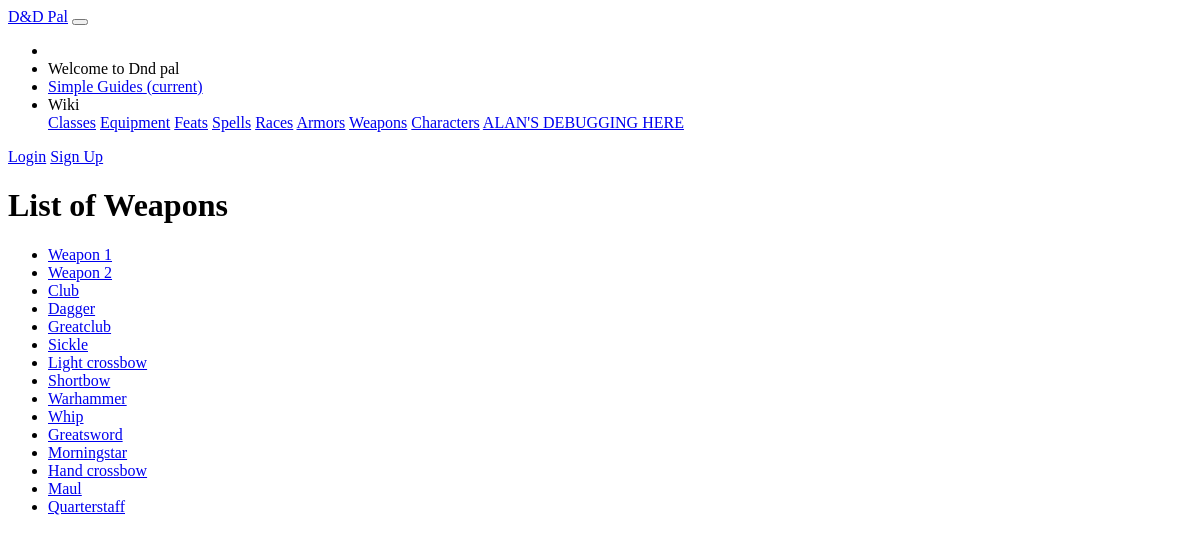
Screenshot of /dndpal/weapons/ with the database file from the repository.
### dndpal/models.py (models this page shows)
class Weapon(models.Model):
    name = models.CharField(default = '', primary_key = True, max_length = 100, help_text = "Enter the name of this weapon")
    gold = models.IntegerField(default=0, help_text="Enter the gold-price component for this weapon")
    silver = models.IntegerField(default=0, help_text="Enter the silver-price component for this weapon")
    copper = models.IntegerField(default=0, help_text="Enter the copper-price component for this weapon")
    damage = models.CharField(default = "", max_length = 10000, help_text = "Enter the damage die of this weapon")
    DAMAGE_TYPE_CHOICES = (
        ('ac', 'Acid'),
        ('bl', 'Bludgeoning'),
        ('co', 'Cold'),
        ('fi', 'Fire'),
        ('fo', 'Force'),
        ('li', 'Lightning'),
        ('ne', 'Necrotic'),
        ('pi', 'Piercing'),
        ('po', 'Poisoning'),
        ('ps', 'Psychic'),
        ('ra', 'Radiant'),
        ('sl', 'Slashing'),
        ('th', 'Thunder'),
    )
    damage_type = models.CharField(max_length = 2, choices = DAMAGE_TYPE_CHOICES, default = 'ab')
    range = models.CharField(default = "", max_length = 10000, help_text = "Enter the range of the weapon.")
    weight = models.SmallIntegerField(default= 0, help_text="Enter the weight for this item in pounds.")
    weapon_type = models.CharField(default = "", max_length = 10000, help_text = "Enter the weapon category of the weapon. IE: Simple, Martial, etc.")
    properties = models.CharField(default = '', max_length = 1000, help_text = "Enter the properties of this weapon in a comma separated list.")
    def get_absolute_url(self):
        return reverse('weapon-detail', args=[str(self.name)])

### dndpal/views.py (the view)
# urls.py: path('weapons/', views.WeaponListView.as_view(), name='weapons'),
class WeaponListView(generic.ListView):
    model = Weapon

### dndpal/templates/dndpal/weapon_list.html
{% extends "base_generic.html" %}
{% block content %}
<main role="main" class="container">
    <div class="container card p-5" style="margin-top:10px;">
        <h1>List of Weapons</h1>
        {% if weapon_list %}
        <ul>
            {% for weapon in weapon_list %}
            <li>
                <a href="{{ weapon.get_absolute_url }}">{{ weapon.name }}</a>
            </li>
            {% endfor %}
        </ul>
        {% else %}
        <p>There are no weapons in the wiki.</p>
        {% endif %}
    </div>
</main>
{% endblock %}

### rows the page displays
Weapon: name "Weapon 1"
Weapon: name "Weapon 2"
Weapon: name "Club"
Weapon: name "Dagger"
Weapon: name "Greatclub"
Weapon: name "Sickle"
Weapon: name "Light crossbow"
Weapon: name "Shortbow"
Weapon: name "Warhammer"
Weapon: name "Whip"
Weapon: name "Greatsword"
Weapon: name "Morningstar"
Weapon: name "Hand crossbow"
Weapon: name "Maul"
Weapon: name "Quarterstaff"
